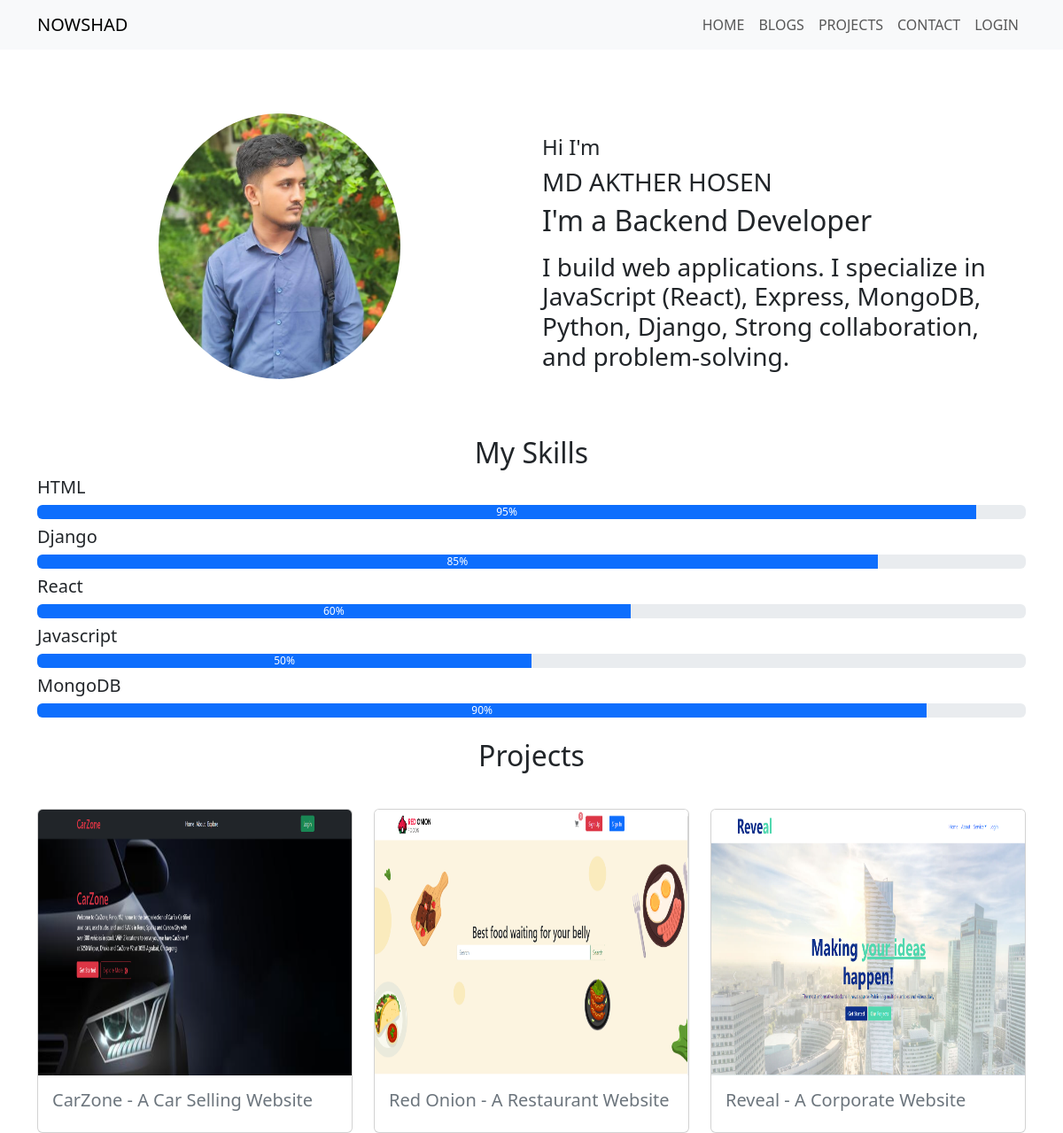
The page / on the database its author committed.
### account/models.py (models this page shows, shortened)
class Skill(models.Model):
    name = models.CharField(max_length=100)
    percentage = models.PositiveIntegerField(validators=[MaxValueValidator(100)])

### projects/models.py (models this page shows, shortened)
class PortfolioProject(models.Model):
    title = models.CharField(max_length=200)
    description = models.TextField()
    screenshoot = models.ImageField(upload_to='images/projects/')
    technologies = models.CharField(max_length=100)
    project_url = models.URLField()
    category = models.ForeignKey(Category, on_delete=models.CASCADE, null=True)

### nowshad_portfolio/views.py (the view)
# urls.py: 2. Add a URL to urlpatterns:  path('', views.home, name='home')
def home(request):
    skills = Skill.objects.all()
    projects_with_avg_ratings = PortfolioProject.objects.annotate(avg_rating=Avg('projectreview__ratings'))
    projects_sorted_by_rating = projects_with_avg_ratings.order_by('-avg_rating')
    if request.user.is_authenticated:
        try:
            user_profile = UserProfile.objects.get(user=request.user)
        except UserProfile.DoesNotExist:
            user_profile = None
        return render(request, 'home.html', {'projects': projects_sorted_by_rating, 'user_profile': user_profile, 'skills': skills})
    else:
        return render(request, 'home.html', {'projects': projects_sorted_by_rating, 'skills': skills})

### templates/home.html
{% extends "base.html" %}
{% block content %}
{% load static %}
<div class="d-flex row mt-5 mb-3">
    <div class="col-md-6 col-12 mb-sm-5 text-center">
        <div class="w-100 mt-4">
            {% if user.is_authenticated %}
            <img src="{{ user_profile.profile_image.url }}" style="width: 50%; height: 300px; border-radius: 50%;"
                alt="User Profile Image">
            {% else %}
            <img src="{% static '/images/profile/nowshad.png' %}" style="width: 50%; height: 300px; border-radius: 50%;"
                alt="User Profile Image">
            {% endif %}
        </div>
    </div>
    <div class="col-md-6 col-12">
        <div class="mt-5">
            <h4 clas=" fs-4 display-4">Hi I'm</h4>
            <h3 class="fs-3 display-2 mt-2">MD AKTHER HOSEN</h3>
            <h2 class="mt-2 fs-2 display-1">
                I'm a Backend Developer
            </h2>
            <p class="mt-3 fs-3 display-5">
                I build web applications. I
                specialize in JavaScript (React), Express, MongoDB, Python, Django, Strong
                collaboration, and problem-solving.
            </p>
        </div>
    </div>
</div>
<h1 class="text-center fs-2 display-3  mt-3">My Skills</h1>
{% for skill in skills %}
<div class="d-flex justify-content-center">
    <div class="w-100">
        <h2 class="fs-5 display-3">{{skill.name}}</h2>
        <div class="progress mb-2" role="progressbar" aria-label="Skill Progress" aria-valuenow="{{ skill.percentage }}"
            aria-valuemin="0" aria-valuemax="100">
            <div class="progress-bar" style="width: {{ skill.percentage }}%">{{ skill.percentage }}%</div>
        </div>
    </div>
</div>
{% endfor %}
<h1 class="text-center fs-2 display-3  mt-3">Projects</h1>
<div class="row row-cols-1 row-cols-md-3 g-4 mt-3">
    {% for project in projects %}
    <div class="col">
        <div class="card ">
            <img src="{{project.screenshoot.url}}" class="card-img-top" style="height: 300px;" alt="">
            <div class="card-body">
                <a href="{% url 'details' project.id %}" class="text-decoration-none text-secondary">
                    <h5 class="card-title">{{project.title}}</h5>
                </a>
            </div>
        </div>
    </div>
    {% endfor %}
</div>
{% endblock content %}

### rows shown on the page
Skill: name "HTML", percentage "95"
Skill: name "Django", percentage "85"
Skill: name "React", percentage "60"
Skill: name "Javascript", percentage "50"
Skill: name "MongoDB", percentage "90"
PortfolioProject: screenshoot (picture), title "CarZone - A Car Selling Website"
PortfolioProject: screenshoot (picture), title "Red Onion - A Restaurant Website"
PortfolioProject: screenshoot (picture), title "Reveal - A Corporate Website"
